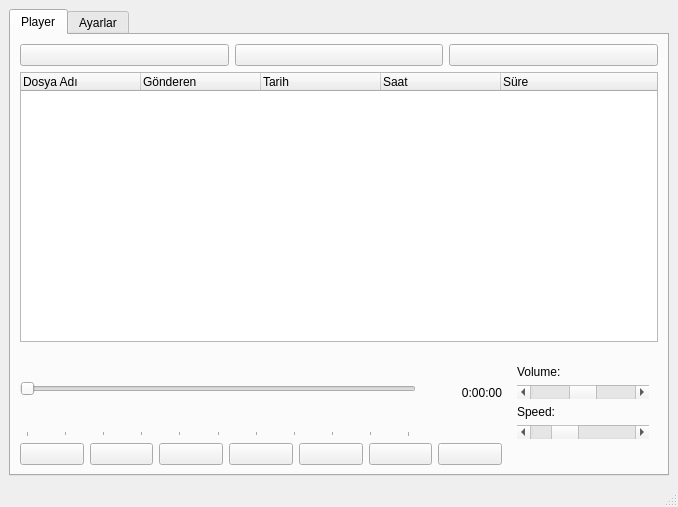
<?xml version="1.0" encoding="UTF-8"?>
<ui version="4.0">
 <class>MainWindow</class>
 <widget class="QMainWindow" name="MainWindow">
  <property name="geometry">
   <rect>
    <x>0</x>
    <y>0</y>
    <width>678</width>
    <height>507</height>
   </rect>
  </property>
  <property name="mouseTracking">
   <bool>true</bool>
  </property>
  <property name="windowTitle">
   <string>MyESClone</string>
  </property>
  <widget class="QWidget" name="centralwidget">
   <property name="acceptDrops">
    <bool>false</bool>
   </property>
   <layout class="QHBoxLayout" name="horizontalLayout_5">
    <item>
     <widget class="QTabWidget" name="tabWidget">
      <property name="currentIndex">
       <number>0</number>
      </property>
      <widget class="QWidget" name="tab_5">
       <attribute name="title">
        <string>Player</string>
       </attribute>
       <layout class="QVBoxLayout" name="verticalLayout_5">
        <item>
         <layout class="QGridLayout" name="gridLayout">
          <item row="0" column="0">
           <layout class="QHBoxLayout" name="menu_bar">
            <item>
             <widget class="QPushButton" name="add_folder_button">
              <property name="text">
               <string/>
              </property>
              <property name="iconSize">
               <size>
                <width>32</width>
                <height>32</height>
               </size>
              </property>
             </widget>
            </item>
            <item>
             <widget class="QPushButton" name="file_add_button">
              <property name="text">
               <string/>
              </property>
              <property name="iconSize">
               <size>
                <width>32</width>
                <height>32</height>
               </size>
              </property>
             </widget>
            </item>
            <item>
             <widget class="QPushButton" name="file_remove_button">
              <property name="text">
               <string/>
              </property>
              <property name="iconSize">
               <size>
                <width>32</width>
                <height>32</height>
               </size>
              </property>
             </widget>
            </item>
           </layout>
          </item>
          <item row="2" column="0">
           <layout class="QHBoxLayout" name="horizontalLayout_4">
            <property name="sizeConstraint">
             <enum>QLayout::SetMinimumSize</enum>
            </property>
            <item>
             <layout class="QVBoxLayout" name="verticalLayout_2">
              <item>
               <layout class="QHBoxLayout" name="horizontalLayout_3">
                <property name="sizeConstraint">
                 <enum>QLayout::SetMinimumSize</enum>
                </property>
                <item>
                 <widget class="QSlider" name="horizontalSlider">
                  <property name="sizePolicy">
                   <sizepolicy hsizetype="Expanding" vsizetype="MinimumExpanding">
                    <horstretch>0</horstretch>
                    <verstretch>0</verstretch>
                   </sizepolicy>
                  </property>
                  <property name="maximumSize">
                   <size>
                    <width>16777215</width>
                    <height>100</height>
                   </size>
                  </property>
                  <property name="toolTip">
                   <string notr="true"/>
                  </property>
                  <property name="toolTipDuration">
                   <number>-2</number>
                  </property>
                  <property name="statusTip">
                   <string/>
                  </property>
                  <property name="maximum">
                   <number>10</number>
                  </property>
                  <property name="singleStep">
                   <number>0</number>
                  </property>
                  <property name="pageStep">
                   <number>0</number>
                  </property>
                  <property name="orientation">
                   <enum>Qt::Horizontal</enum>
                  </property>
                  <property name="tickPosition">
                   <enum>QSlider::TicksBelow</enum>
                  </property>
                 </widget>
                </item>
                <item>
                 <widget class="QLabel" name="label_3">
                  <property name="sizePolicy">
                   <sizepolicy hsizetype="Fixed" vsizetype="Preferred">
                    <horstretch>0</horstretch>
                    <verstretch>0</verstretch>
                   </sizepolicy>
                  </property>
                  <property name="minimumSize">
                   <size>
                    <width>80</width>
                    <height>0</height>
                   </size>
                  </property>
                  <property name="text">
                   <string>0:00:00</string>
                  </property>
                  <property name="alignment">
                   <set>Qt::AlignRight|Qt::AlignTrailing|Qt::AlignVCenter</set>
                  </property>
                 </widget>
                </item>
               </layout>
              </item>
              <item>
               <layout class="QHBoxLayout" name="horizontalLayout_2" stretch="0,0,0,0,0,0,0">
                <item>
                 <widget class="QPushButton" name="play_button">
                  <property name="text">
                   <string/>
                  </property>
                  <property name="iconSize">
                   <size>
                    <width>32</width>
                    <height>32</height>
                   </size>
                  </property>
                 </widget>
                </item>
                <item>
                 <widget class="QPushButton" name="stop_button">
                  <property name="text">
                   <string/>
                  </property>
                  <property name="iconSize">
                   <size>
                    <width>32</width>
                    <height>32</height>
                   </size>
                  </property>
                 </widget>
                </item>
                <item>
                 <widget class="QPushButton" name="go_to_start_button">
                  <property name="text">
                   <string/>
                  </property>
                  <property name="iconSize">
                   <size>
                    <width>32</width>
                    <height>32</height>
                   </size>
                  </property>
                 </widget>
                </item>
                <item>
                 <widget class="QPushButton" name="rewind_button">
                  <property name="text">
                   <string/>
                  </property>
                  <property name="iconSize">
                   <size>
                    <width>32</width>
                    <height>32</height>
                   </size>
                  </property>
                 </widget>
                </item>
                <item>
                 <widget class="QPushButton" name="fast_forward_button">
                  <property name="text">
                   <string/>
                  </property>
                  <property name="iconSize">
                   <size>
                    <width>32</width>
                    <height>32</height>
                   </size>
                  </property>
                 </widget>
                </item>
                <item>
                 <widget class="QPushButton" name="go_to_end_button">
                  <property name="text">
                   <string/>
                  </property>
                  <property name="iconSize">
                   <size>
                    <width>32</width>
                    <height>32</height>
                   </size>
                  </property>
                 </widget>
                </item>
                <item>
                 <widget class="QPushButton" name="share_button">
                  <property name="text">
                   <string/>
                  </property>
                  <property name="iconSize">
                   <size>
                    <width>32</width>
                    <height>32</height>
                   </size>
                  </property>
                 </widget>
                </item>
               </layout>
              </item>
             </layout>
            </item>
            <item>
             <widget class="QWidget" name="formWidget" native="true">
              <property name="sizePolicy">
               <sizepolicy hsizetype="Minimum" vsizetype="Minimum">
                <horstretch>0</horstretch>
                <verstretch>0</verstretch>
               </sizepolicy>
              </property>
              <property name="minimumSize">
               <size>
                <width>150</width>
                <height>95</height>
               </size>
              </property>
              <property name="maximumSize">
               <size>
                <width>150</width>
                <height>100</height>
               </size>
              </property>
              <layout class="QFormLayout" name="formLayout">
               <item row="0" column="0">
                <widget class="QLabel" name="volume_label">
                 <property name="text">
                  <string>Volume:</string>
                 </property>
                </widget>
               </item>
               <item row="2" column="0">
                <widget class="QLabel" name="speed_label">
                 <property name="text">
                  <string>Speed:</string>
                 </property>
                </widget>
               </item>
               <item row="3" column="0" colspan="2">
                <widget class="QScrollBar" name="speedScrollBar">
                 <property name="mouseTracking">
                  <bool>false</bool>
                 </property>
                 <property name="layoutDirection">
                  <enum>Qt::LeftToRight</enum>
                 </property>
                 <property name="minimum">
                  <number>25</number>
                 </property>
                 <property name="maximum">
                  <number>300</number>
                 </property>
                 <property name="singleStep">
                  <number>25</number>
                 </property>
                 <property name="pageStep">
                  <number>25</number>
                 </property>
                 <property name="value">
                  <number>100</number>
                 </property>
                 <property name="tracking">
                  <bool>true</bool>
                 </property>
                 <property name="orientation">
                  <enum>Qt::Horizontal</enum>
                 </property>
                 <property name="invertedAppearance">
                  <bool>false</bool>
                 </property>
                 <property name="invertedControls">
                  <bool>false</bool>
                 </property>
                </widget>
               </item>
               <item row="1" column="0" colspan="2">
                <widget class="QScrollBar" name="volumeScrollBar">
                 <property name="mouseTracking">
                  <bool>true</bool>
                 </property>
                 <property name="contextMenuPolicy">
                  <enum>Qt::DefaultContextMenu</enum>
                 </property>
                 <property name="statusTip">
                  <string/>
                 </property>
                 <property name="accessibleName">
                  <string/>
                 </property>
                 <property name="layoutDirection">
                  <enum>Qt::LeftToRight</enum>
                 </property>
                 <property name="autoFillBackground">
                  <bool>false</bool>
                 </property>
                 <property name="styleSheet">
                  <string notr="true"/>
                 </property>
                 <property name="inputMethodHints">
                  <set>Qt::ImhNone</set>
                 </property>
                 <property name="maximum">
                  <number>100</number>
                 </property>
                 <property name="value">
                  <number>50</number>
                 </property>
                 <property name="orientation">
                  <enum>Qt::Horizontal</enum>
                 </property>
                 <property name="invertedAppearance">
                  <bool>false</bool>
                 </property>
                 <property name="invertedControls">
                  <bool>false</bool>
                 </property>
                </widget>
               </item>
              </layout>
             </widget>
            </item>
           </layout>
          </item>
          <item row="1" column="0">
           <widget class="QTreeWidget" name="treeWidget">
            <property name="minimumSize">
             <size>
              <width>0</width>
              <height>270</height>
             </size>
            </property>
            <property name="sizeIncrement">
             <size>
              <width>0</width>
              <height>0</height>
             </size>
            </property>
            <property name="baseSize">
             <size>
              <width>0</width>
              <height>0</height>
             </size>
            </property>
            <attribute name="headerCascadingSectionResizes">
             <bool>false</bool>
            </attribute>
            <attribute name="headerDefaultSectionSize">
             <number>120</number>
            </attribute>
            <attribute name="headerHighlightSections">
             <bool>false</bool>
            </attribute>
            <attribute name="headerStretchLastSection">
             <bool>true</bool>
            </attribute>
            <column>
             <property name="text">
              <string>Dosya Adı</string>
             </property>
            </column>
            <column>
             <property name="text">
              <string>Gönderen</string>
             </property>
            </column>
            <column>
             <property name="text">
              <string>Tarih</string>
             </property>
            </column>
            <column>
             <property name="text">
              <string>Saat</string>
             </property>
            </column>
            <column>
             <property name="text">
              <string>Süre</string>
             </property>
            </column>
           </widget>
          </item>
         </layout>
        </item>
       </layout>
      </widget>
      <widget class="QWidget" name="tab_6">
       <attribute name="title">
        <string>Ayarlar</string>
       </attribute>
       <layout class="QVBoxLayout" name="verticalLayout_7">
        <item>
         <layout class="QGridLayout" name="gridLayout_2">
          <item row="9" column="0" colspan="3">
           <widget class="Line" name="line_5">
            <property name="minimumSize">
             <size>
              <width>0</width>
              <height>0</height>
             </size>
            </property>
            <property name="orientation">
             <enum>Qt::Horizontal</enum>
            </property>
            <property name="class" stdset="0">
             <string>ColorLine</string>
            </property>
           </widget>
          </item>
          <item row="16" column="2">
           <widget class="QSpinBox" name="keyboard_volume_spin_box">
            <property name="maximum">
             <number>100</number>
            </property>
            <property name="setVariable" stdset="0">
             <string>volume_step_with_keyboard</string>
            </property>
           </widget>
          </item>
          <item row="4" column="2">
           <widget class="QSpinBox" name="rewind_spin_box">
            <property name="maximum">
             <number>100000</number>
            </property>
            <property name="value">
             <number>1000</number>
            </property>
            <property name="setVariable" stdset="0">
             <string>rewind_count</string>
            </property>
           </widget>
          </item>
          <item row="0" column="2">
           <widget class="QComboBox" name="theme_list_combo_box">
            <property name="setVariable" stdset="0">
             <string>theme</string>
            </property>
           </widget>
          </item>
          <item row="10" column="2">
           <widget class="QComboBox" name="volume_combo_box">
            <property name="setVariable" stdset="0">
             <string>volume_step</string>
            </property>
            <item>
             <property name="text">
              <string>1</string>
             </property>
            </item>
            <item>
             <property name="text">
              <string>5</string>
             </property>
            </item>
            <item>
             <property name="text">
              <string>10</string>
             </property>
            </item>
            <item>
             <property name="text">
              <string>25</string>
             </property>
            </item>
           </widget>
          </item>
          <item row="2" column="2">
           <widget class="QRadioButton" name="oto_stop_radio_button_false">
            <property name="text">
             <string>Kapalı</string>
            </property>
           </widget>
          </item>
          <item row="8" column="2">
           <widget class="QSpinBox" name="oto_rewind_spin_box">
            <property name="maximum">
             <number>100000</number>
            </property>
            <property name="value">
             <number>1000</number>
            </property>
            <property name="displayIntegerBase">
             <number>10</number>
            </property>
            <property name="setVariable" stdset="0">
             <string>oto_rewind_count</string>
            </property>
           </widget>
          </item>
          <item row="12" column="2">
           <widget class="QComboBox" name="speed_combo_box">
            <property name="setVariable" stdset="0">
             <string>speed_step</string>
            </property>
            <item>
             <property name="text">
              <string>1</string>
             </property>
            </item>
            <item>
             <property name="text">
              <string>5</string>
             </property>
            </item>
            <item>
             <property name="text">
              <string>10</string>
             </property>
            </item>
            <item>
             <property name="text">
              <string>25</string>
             </property>
            </item>
           </widget>
          </item>
          <item row="10" column="0">
           <widget class="QLabel" name="label_7">
            <property name="text">
             <string>Ses değiştirme miktarı</string>
            </property>
           </widget>
          </item>
          <item row="2" column="0">
           <widget class="QLabel" name="label_2">
            <property name="text">
             <string>Yazarken otomatik durma</string>
            </property>
           </widget>
          </item>
          <item row="6" column="0">
           <widget class="QLabel" name="label_5">
            <property name="text">
             <string>İleri sarma katsayısı</string>
            </property>
           </widget>
          </item>
          <item row="6" column="2">
           <widget class="QComboBox" name="forward_combo_box">
            <property name="setVariable" stdset="0">
             <string>forward_count</string>
            </property>
            <item>
             <property name="text">
              <string>1</string>
             </property>
            </item>
            <item>
             <property name="text">
              <string>2</string>
             </property>
            </item>
            <item>
             <property name="text">
              <string>3</string>
             </property>
            </item>
            <item>
             <property name="text">
              <string>4</string>
             </property>
            </item>
           </widget>
          </item>
          <item row="12" column="0">
           <widget class="QLabel" name="label_8">
            <property name="text">
             <string>Hız değiştirme miktarı</string>
            </property>
           </widget>
          </item>
          <item row="2" column="1">
           <widget class="QRadioButton" name="oto_stop_radio_button_true">
            <property name="text">
             <string>Açık</string>
            </property>
           </widget>
          </item>
          <item row="1" column="0" colspan="3">
           <widget class="Line" name="line">
            <property name="enabled">
             <bool>true</bool>
            </property>
            <property name="sizePolicy">
             <sizepolicy hsizetype="Minimum" vsizetype="Fixed">
              <horstretch>0</horstretch>
              <verstretch>0</verstretch>
             </sizepolicy>
            </property>
            <property name="minimumSize">
             <size>
              <width>0</width>
              <height>0</height>
             </size>
            </property>
            <property name="styleSheet">
             <string notr="true"/>
            </property>
            <property name="frameShadow">
             <enum>QFrame::Plain</enum>
            </property>
            <property name="orientation">
             <enum>Qt::Horizontal</enum>
            </property>
            <property name="class" stdset="0">
             <string>ColorLine</string>
            </property>
           </widget>
          </item>
          <item row="4" column="0">
           <widget class="QLabel" name="label_4">
            <property name="text">
             <string>Geri sarma hızı(milisaniye)</string>
            </property>
           </widget>
          </item>
          <item row="13" column="0" colspan="3">
           <widget class="Line" name="line_7">
            <property name="orientation">
             <enum>Qt::Horizontal</enum>
            </property>
           </widget>
          </item>
          <item row="16" column="0">
           <widget class="QLabel" name="label_10">
            <property name="text">
             <string>Klavye ile ses değiştirme miktarı</string>
            </property>
           </widget>
          </item>
          <item row="14" column="2">
           <widget class="QSpinBox" name="oto_play_time_spin_box">
            <property name="maximum">
             <number>100000</number>
            </property>
            <property name="setVariable" stdset="0">
             <string>oto_play_time</string>
            </property>
           </widget>
          </item>
          <item row="14" column="0">
           <widget class="QLabel" name="label_9">
            <property name="text">
             <string>Otomatik oynatma başlama süresi(milisaniye)</string>
            </property>
           </widget>
          </item>
          <item row="3" column="0" colspan="3">
           <widget class="Line" name="line_2">
            <property name="minimumSize">
             <size>
              <width>0</width>
              <height>0</height>
             </size>
            </property>
            <property name="frameShadow">
             <enum>QFrame::Plain</enum>
            </property>
            <property name="orientation">
             <enum>Qt::Horizontal</enum>
            </property>
            <property name="class" stdset="0">
             <string>ColorLine</string>
            </property>
           </widget>
          </item>
          <item row="8" column="0">
           <widget class="QLabel" name="label_6">
            <property name="text">
             <string>Otomatik oynatma geri sarma miktarı(milisaniye)</string>
            </property>
           </widget>
          </item>
          <item row="7" column="0" colspan="3">
           <widget class="Line" name="line_4">
            <property name="windowModality">
             <enum>Qt::WindowModal</enum>
            </property>
            <property name="minimumSize">
             <size>
              <width>0</width>
              <height>0</height>
             </size>
            </property>
            <property name="orientation">
             <enum>Qt::Horizontal</enum>
            </property>
            <property name="class" stdset="0">
             <string>ColorLine</string>
            </property>
           </widget>
          </item>
          <item row="0" column="0">
           <widget class="QLabel" name="label">
            <property name="styleSheet">
             <string notr="true"/>
            </property>
            <property name="text">
             <string>Tema</string>
            </property>
           </widget>
          </item>
          <item row="5" column="0" colspan="3">
           <widget class="Line" name="line_3">
            <property name="windowModality">
             <enum>Qt::ApplicationModal</enum>
            </property>
            <property name="minimumSize">
             <size>
              <width>0</width>
              <height>0</height>
             </size>
            </property>
            <property name="frameShadow">
             <enum>QFrame::Raised</enum>
            </property>
            <property name="orientation">
             <enum>Qt::Horizontal</enum>
            </property>
            <property name="class" stdset="0">
             <string>ColorLine</string>
            </property>
           </widget>
          </item>
          <item row="11" column="0" colspan="3">
           <widget class="Line" name="line_6">
            <property name="minimumSize">
             <size>
              <width>0</width>
              <height>0</height>
             </size>
            </property>
            <property name="orientation">
             <enum>Qt::Horizontal</enum>
            </property>
            <property name="class" stdset="0">
             <string>ColorLine</string>
            </property>
           </widget>
          </item>
          <item row="15" column="0" colspan="3">
           <widget class="Line" name="line_8">
            <property name="orientation">
             <enum>Qt::Horizontal</enum>
            </property>
           </widget>
          </item>
          <item row="17" column="0" colspan="3">
           <widget class="Line" name="line_9">
            <property name="orientation">
             <enum>Qt::Horizontal</enum>
            </property>
           </widget>
          </item>
         </layout>
        </item>
       </layout>
      </widget>
     </widget>
    </item>
   </layout>
  </widget>
  <widget class="QStatusBar" name="statusbar"/>
 </widget>
 <resources/>
 <connections/>
</ui>
